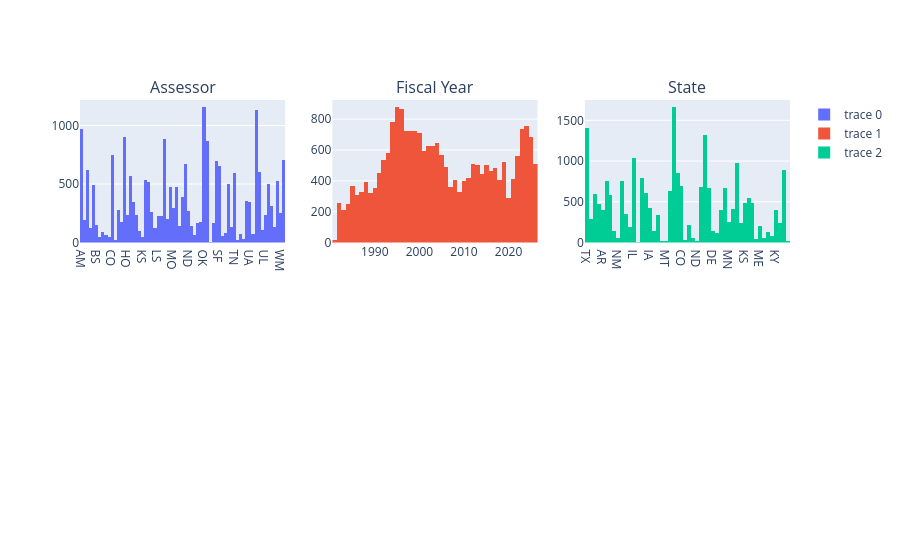

The notebook cell this image was saved under:
### Markdown cell above
Here with categorical assessment data, we can see that assessing universities are unevenly distributed, causing the distribution of the number of plants per state to also be unevenly distributed. For splitting our data into train and validate, it makes sense to split by state since whatever regional affects there are probably follow this label.

### Code cell
cat_cols = ["CENTER", "FY", "STATE"]
titles = ["Assessor", "Fiscal Year", "State"]
subs = make_subplots(2, 3, subplot_titles=titles)

for i, col in enumerate(cat_cols):
    x, y = divmod(i, 3)
    subs.add_trace(go.Histogram(x=ASSESS[col].to_list()), row=x+1, col=y+1)

subs.show()

### Figure 1 — Plotly figure (JSON) as saved in the notebook; plotly's stock layout.template omitted (floating-point values rounded to 4 significant figures; data arrays with more than 128 entries replaced by an {"elided": "..."} marker saying what was removed)
{"data": [{"type": "histogram", "x": {"elided": "23007 str values"}, "xaxis": "x", "yaxis": "y"}, {"type": "histogram", "x": {"elided": "23007 int values"}, "xaxis": "x2", "yaxis": "y2"}, {"type": "histogram", "x": {"elided": "23007 str values"}, "xaxis": "x3", "yaxis": "y3"}], "layout": {"annotations": [{"font": {"size": 16}, "showarrow": false, "text": "Assessor", "x": 0.1444, "xanchor": "center", "xref": "paper", "y": 1, "yanchor": "bottom", "yref": "paper"}, {"font": {"size": 16}, "showarrow": false, "text": "Fiscal Year", "x": 0.5, "xanchor": "center", "xref": "paper", "y": 1, "yanchor": "bottom", "yref": "paper"}, {"font": {"size": 16}, "showarrow": false, "text": "State", "x": 0.8556, "xanchor": "center", "xref": "paper", "y": 1, "yanchor": "bottom", "yref": "paper"}], "xaxis": {"anchor": "y", "domain": [0, 0.2889]}, "xaxis2": {"anchor": "y2", "domain": [0.3556, 0.6444]}, "xaxis3": {"anchor": "y3", "domain": [0.7111, 1]}, "xaxis4": {"anchor": "y4", "domain": [0, 0.2889]}, "xaxis5": {"anchor": "y5", "domain": [0.3556, 0.6444]}, "xaxis6": {"anchor": "y6", "domain": [0.7111, 1]}, "yaxis": {"anchor": "x", "domain": [0.625, 1]}, "yaxis2": {"anchor": "x2", "domain": [0.625, 1]}, "yaxis3": {"anchor": "x3", "domain": [0.625, 1]}, "yaxis4": {"anchor": "x4", "domain": [0, 0.375]}, "yaxis5": {"anchor": "x5", "domain": [0, 0.375]}, "yaxis6": {"anchor": "x6", "domain": [0, 0.375]}}}
